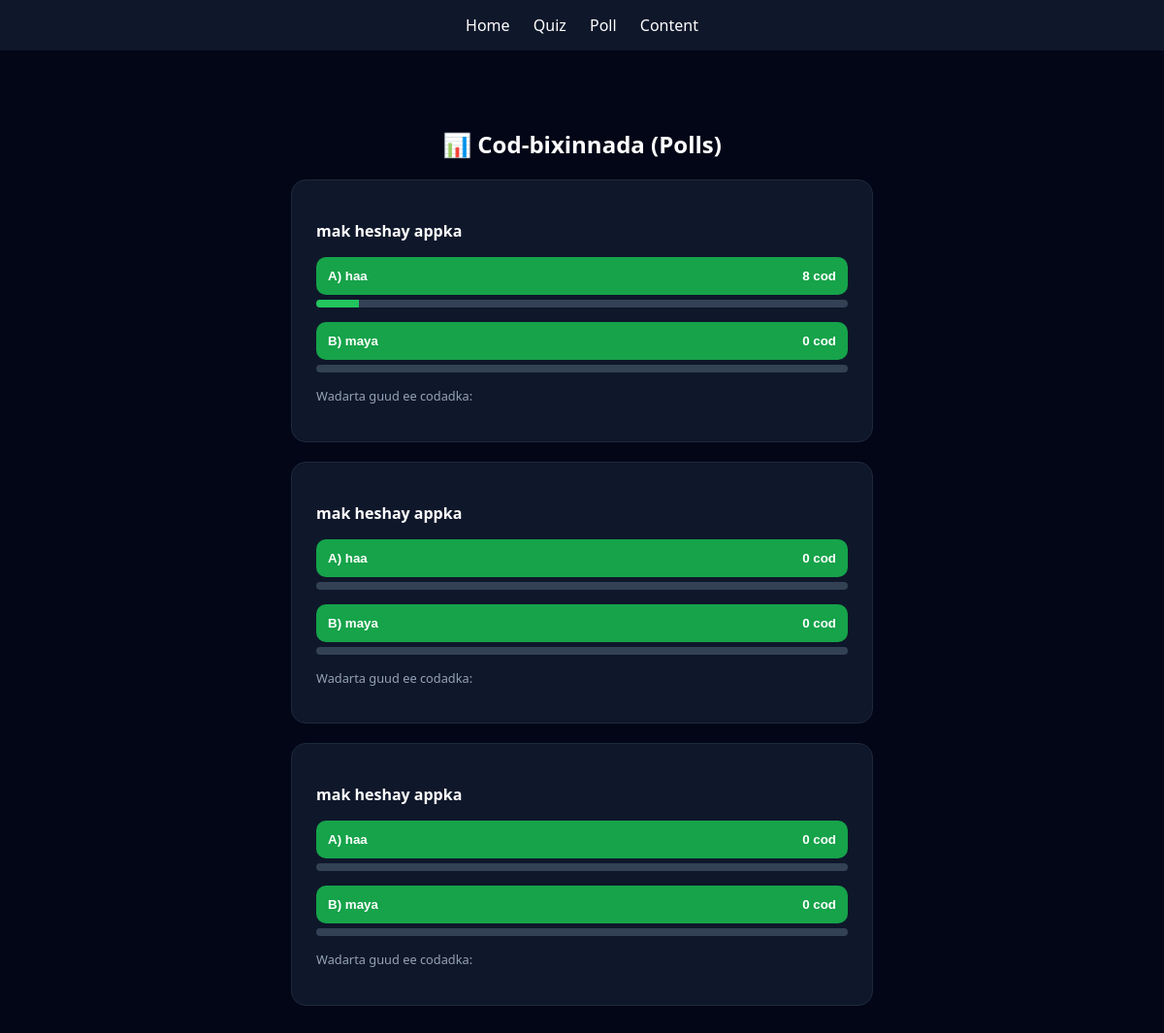
Page /poll/ on the earlier database version.
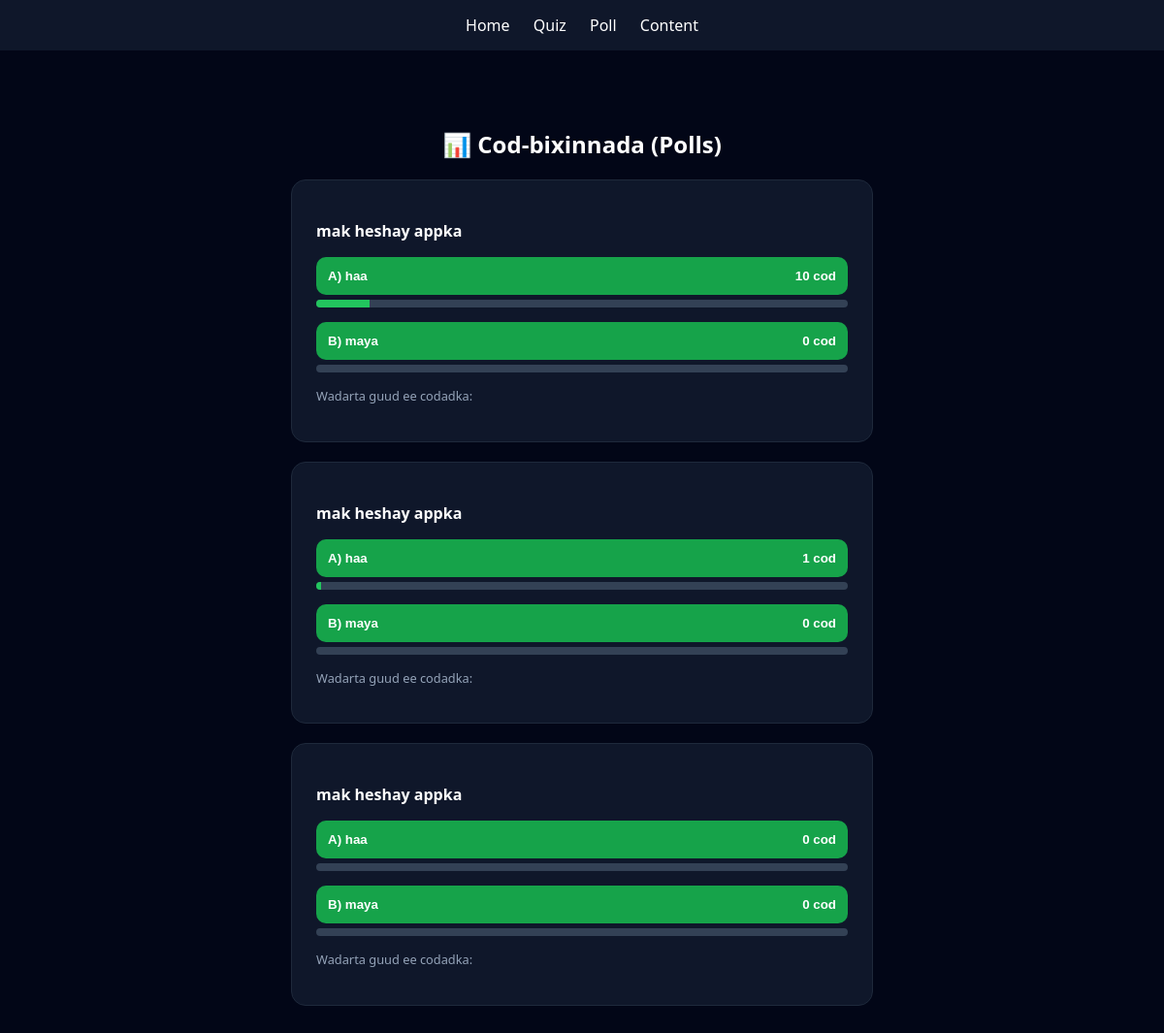
Same page on the later database version.
### core/models.py (models this page shows, shortened)
class Poll(models.Model):
    question = models.CharField(max_length=255)
    option1 = models.CharField(max_length=100)
    option2 = models.CharField(max_length=100)
    votes1 = models.IntegerField(default=0)
    votes2 = models.IntegerField(default=0)
    is_active = models.BooleanField(default=True)

### core/views.py (the view)
# urls.py: path('poll/', views.poll_page, name='poll'),
def poll_page(request):
    polls = Poll.objects.filter(is_active=True).order_by('-id')
    return render(request, 'core/poll.html', {'polls': polls})

### core/templates/core/poll.html (shortened to what this page needs)
<!DOCTYPE html>
<html lang="en">
<head>
</head>
<body>
<div class="nav">
  <a href="/">Home</a>
  <a href="/quiz/">Quiz</a>
  <a href="/poll/">Poll</a>
  <a href="/content/">Content</a>
</div>
<div class="container">
  <h2 style="text-align: center;">📊 Cod-bixinnada (Polls)</h2>
  {% for poll in polls %}
  <div class="poll-card">
    <form method="POST" action="{% url 'vote_poll' poll.id %}">
      <p><b>{{ poll.question }}</b></p>
      <button class="poll-btn" name="choice" value="1">
        <span>A) {{ poll.option1 }}</span>
        <span>{{ poll.votes1 }} cod</span>
      </button>
      <div class="bar">
        <div class="fill" style="width: {{ poll.votes1 }}%;"></div>
      </div>
      <button class="poll-btn" name="choice" value="2">
        <span>B) {{ poll.option2 }}</span>
        <span>{{ poll.votes2 }} cod</span>
      </button>
      <div class="bar">
      </div>
      <p class="stats">Wadarta guud ee codadka: {{ poll.total_votes }}</p>
    </form>
  </div>
  {% empty %}
    <div style="text-align: center; padding: 50px;">
        <p>Hadda wax cod-bixin ah ma jiraan. Admin-ka ka soo geli!</p>
    </div>
  {% endfor %}
</div>
</body>
</html>

Differences in the rows shown:
changed Poll (number 1 of 3 on the later page): votes1 "8" → "10"
changed Poll (number 2 of 3 on the later page): votes1 "0" → "1"
